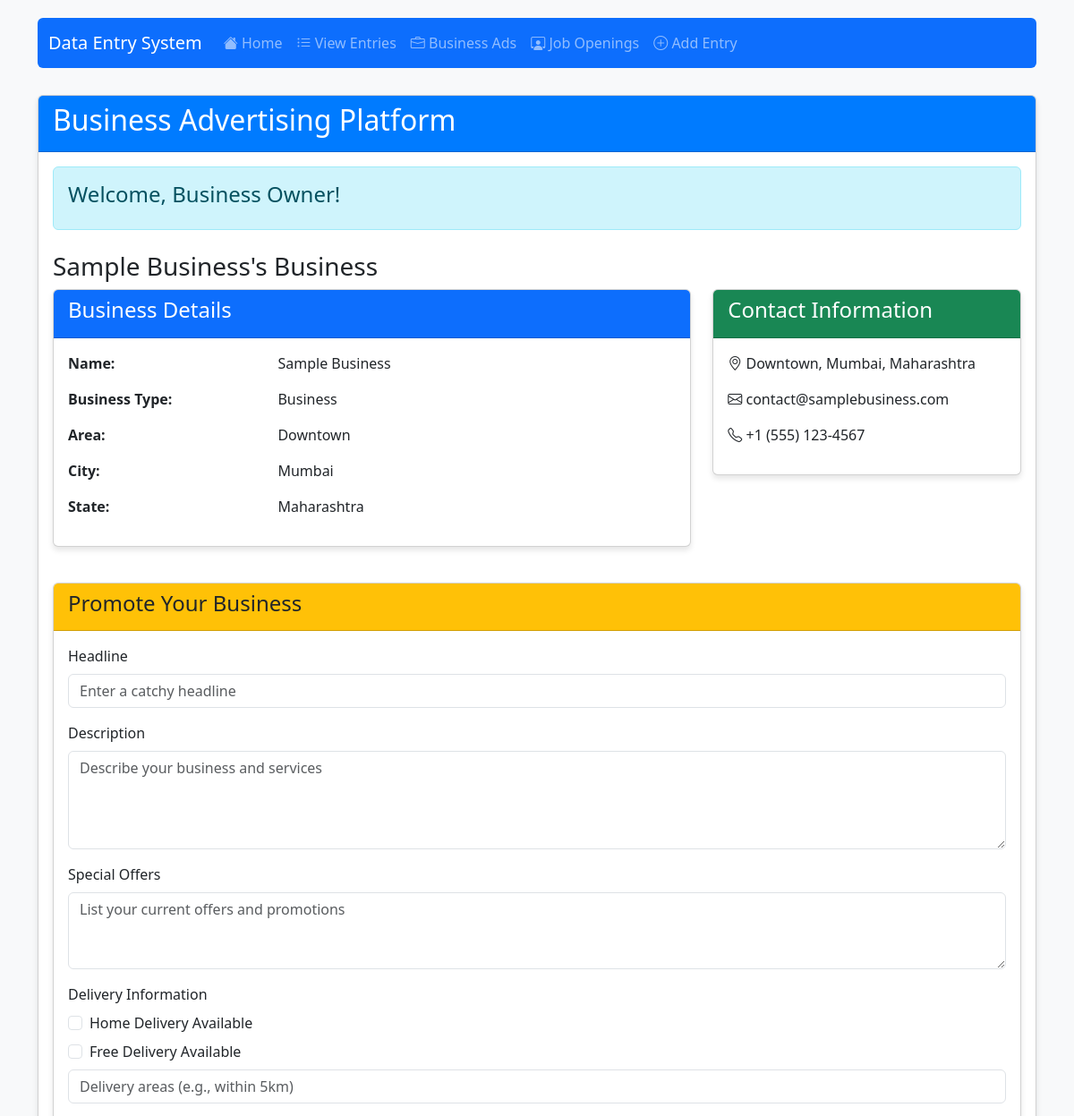
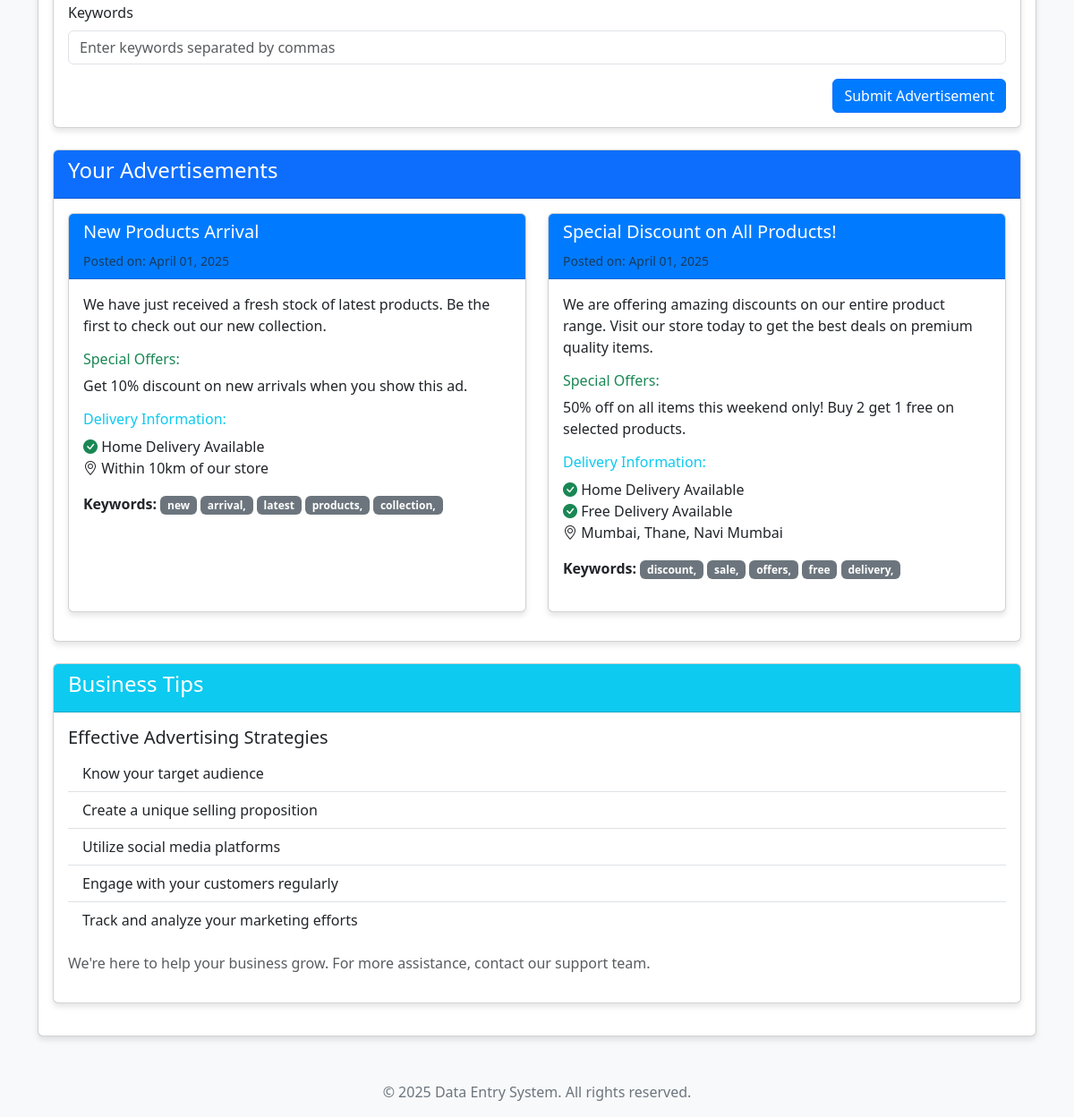
/business/3/ad/, run on the app's committed database (2 pictures, top to bottom).
### entry_app/models.py (models this page shows, shortened)
class PersonalInfo(models.Model):
    name = models.CharField(max_length=100)
    profession = models.CharField(max_length=100)
    area = models.CharField(max_length=100)
    city = models.CharField(max_length=100)
    state = models.CharField(max_length=100)
    created_at = models.DateTimeField(auto_now_add=True)
    updated_at = models.DateTimeField(auto_now=True)
    def is_business(self):
        return self.profession.lower() == 'business'

class BusinessAd(models.Model):
    business = models.ForeignKey(PersonalInfo, on_delete=models.CASCADE, related_name='ads')
    headline = models.CharField(max_length=200)
    description = models.TextField()
    offers = models.TextField(blank=True, null=True, help_text="Special offers and promotions")
    home_delivery = models.BooleanField(default=False, help_text="Whether home delivery is available")
    free_delivery = models.BooleanField(default=False, help_text="Whether free delivery is available")
    delivery_areas = models.CharField(max_length=200, blank=True, null=True, help_text="Areas where delivery is available")
    keywords = models.CharField(max_length=255)
    created_at = models.DateTimeField(auto_now_add=True)
    updated_at = models.DateTimeField(auto_now=True)

### entry_app/views.py (the view, shortened to what this page needs)
# urls.py: path('business/<int:pk>/ad/', views.business_ad_view, name='business_ad'),
def business_ad_view(request, pk):
    business = get_object_or_404(PersonalInfo, pk=pk)
    if not business.is_business():
        messages.warning(request, "This feature is only available for business professionals.")
        return redirect('list_entries')
    ads = BusinessAd.objects.filter(business=business).order_by('-created_at')
    context = {
        'business': business,
        'ads': ads
    }
    return render(request, 'entry_app/business_ad.html', context)

### entry_app/templates/entry_app/business_ad.html (shortened to what this page needs)
{% extends 'entry_app/base.html' %}
{% block content %}
<div class="card">
    <div class="card-header">
        <h2>Business Advertising Platform</h2>
    </div>
    <div class="card-body">
        <div class="alert alert-info mb-4">
            <h4 class="alert-heading">Welcome, Business Owner!</h4>
        </div>
        <div class="business-profile mb-4">
            <h3>{{ business.name }}'s Business</h3>
            <div class="row">
                <div class="col-md-8">
                    <div class="card mb-3">
                        <div class="card-header bg-primary text-white">
                            <h4>Business Details</h4>
                        </div>
                        <div class="card-body">
                            <div class="row mb-3">
                                <div class="col-md-4 fw-bold">Name:</div>
                                <div class="col-md-8">{{ business.name }}</div>
                            </div>
                            <div class="row mb-3">
                                <div class="col-md-4 fw-bold">Business Type:</div>
                                <div class="col-md-8">{{ business.profession }}</div>
                            </div>
                            <div class="row mb-3">
                                <div class="col-md-4 fw-bold">Area:</div>
                                <div class="col-md-8">{{ business.area }}</div>
                            </div>
                            <div class="row mb-3">
                                <div class="col-md-4 fw-bold">City:</div>
                                <div class="col-md-8">{{ business.city }}</div>
                            </div>
                            <div class="row mb-3">
                                <div class="col-md-4 fw-bold">State:</div>
                                <div class="col-md-8">{{ business.state }}</div>
                            </div>
                        </div>
                    </div>
                </div>
                <div class="col-md-4">
                    <div class="card">
                        <div class="card-header bg-success text-white">
                            <h4>Contact Information</h4>
                        </div>
                        <div class="card-body">
                            <p><i class="bi bi-geo-alt"></i> {{ business.area }}, {{ business.city }}, {{ business.state }}</p>
                            <p><i class="bi bi-envelope"></i> contact@{{ business.name|lower|cut:" " }}.com</p>
                            <p><i class="bi bi-telephone"></i> +1 (555) 123-4567</p>
                        </div>
                    </div>
                </div>
            </div>
        </div>
        <div class="business-ad mb-4">
            <div class="card">
                <div class="card-header bg-warning text-dark">
                    <h4>Promote Your Business</h4>
                </div>
                <div class="card-body">
                    <form method="post" action="{% url 'business_ad' business.id %}">
                        <div class="mb-3">
                            <label for="ad_headline" class="form-label">Headline</label>
                            <input type="text" class="form-control" id="ad_headline" name="ad_headline" placeholder="Enter a catchy headline">
                        </div>
                        <div class="mb-3">
                            <label for="ad_description" class="form-label">Description</label>
                            <textarea class="form-control" id="ad_description" name="ad_description" rows="4" placeholder="Describe your business and services"></textarea>
                        </div>
                        <div class="mb-3">
                            <label for="ad_offers" class="form-label">Special Offers</label>
                            <textarea class="form-control" id="ad_offers" name="ad_offers" rows="3" placeholder="List your current offers and promotions"></textarea>
                        </div>
                        <div class="mb-3">
                            <label for="ad_delivery" class="form-label">Delivery Information</label>
                            <div class="form-check mb-2">
                                <input class="form-check-input" type="checkbox" id="home_delivery" name="home_delivery">
                                <label class="form-check-label" for="home_delivery">
                                    Home Delivery Available
                                </label>
                            </div>
                            <div class="form-check mb-2">
                                <input class="form-check-input" type="checkbox" id="free_delivery" name="free_delivery">
                                <label class="form-check-label" for="free_delivery">
                                    Free Delivery Available
                                </label>
                            </div>
                            <input type="text" class="form-control mt-2" id="delivery_areas" name="delivery_areas" placeholder="Delivery areas (e.g., within 5km)">
                        </div>
                        <div class="mb-3">
                            <label for="ad_keywords" class="form-label">Keywords</label>
                            <input type="text" class="form-control" id="ad_keywords" name="ad_keywords" placeholder="Enter keywords separated by commas">
                        </div>
                        <div class="d-grid gap-2 d-md-flex justify-content-md-end">
                            <button type="submit" class="btn btn-primary">Submit Advertisement</button>
                        </div>
                    </form>
                </div>
            </div>
        </div>
        {% if ads %}
        <div class="your-ads mb-4">
            <div class="card">
                <div class="card-header bg-primary text-white">
                    <h4>Your Advertisements</h4>
                </div>
                <div class="card-body">
                    <div class="row">
                        {% for ad in ads %}
                        <div class="col-md-6 mb-3">
                            <div class="card h-100">
                                <div class="card-header">
                                    <h5>{{ ad.headline }}</h5>
                                    <small class="text-muted">Posted on: {{ ad.created_at|date:"F d, Y" }}</small>
                                </div>
                                <div class="card-body">
                                    <p>{{ ad.description }}</p>
                                    {% if ad.offers %}
                                    <div class="mb-3">
                                        <h6 class="text-success">Special Offers:</h6>
                                        <p>{{ ad.offers }}</p>
                                    </div>
                                    {% endif %}
                                    {% if ad.home_delivery or ad.free_delivery %}
                                    <div class="mb-3">
                                        <h6 class="text-info">Delivery Information:</h6>
                                        <ul class="list-unstyled">
                                            {% if ad.home_delivery %}
                                            <li><i class="bi bi-check-circle-fill text-success"></i> Home Delivery Available</li>
                                            {% endif %}
                                            {% if ad.free_delivery %}
                                            <li><i class="bi bi-check-circle-fill text-success"></i> Free Delivery Available</li>
                                            {% endif %}
                                            {% if ad.delivery_areas %}
                                            <li><i class="bi bi-geo-alt"></i> {{ ad.delivery_areas }}</li>
                                            {% endif %}
                                        </ul>
                                    </div>
                                    {% endif %}
                                    <div class="mt-2">
                                        <strong>Keywords:</strong>
                                        {% for keyword in ad.keywords.split|slice:":5" %}
                                        <span class="badge bg-secondary">{{ keyword }}</span>
                                        {% endfor %}
                                    </div>
                                </div>
                            </div>
                        </div>
                        {% endfor %}
                    </div>
                </div>
            </div>
        </div>
        {% endif %}
        <div class="business-tips">
            <div class="card">
                <div class="card-header bg-info text-white">
                    <h4>Business Tips</h4>
                </div>
                <div class="card-body">
                    <h5>Effective Advertising Strategies</h5>
                    <ul class="list-group list-group-flush mb-3">
                        <li class="list-group-item">Know your target audience</li>
                        <li class="list-group-item">Create a unique selling proposition</li>
                        <li class="list-group-item">Utilize social media platforms</li>
                        <li class="list-group-item">Engage with your customers regularly</li>
                        <li class="list-group-item">Track and analyze your marketing efforts</li>
                    </ul>
                    <p class="text-muted">We're here to help your business grow. For more assistance, contact our support team.</p>
                </div>
            </div>
        </div>
    </div>
</div>
{% endblock %}

### entry_app/templates/entry_app/base.html (style rules this page uses)
body { padding-top: 20px; background-color: #f8f9fa; }
.card { margin-bottom: 20px; box-shadow: 0 4px 6px rgba(0,0,0,0.1); }
.card-header { background-color: #007bff; color: white; }
.btn-primary { background-color: #007bff; }

### data on the page
PersonalInfo: name "Sample Business", profession "Business", area "Downtown", city "Mumbai", state "Maharashtra", name "samplebusiness"
BusinessAd: headline "New Products Arrival", created_at "April 01, 2025", description "We have just received a fresh stock of latest products. Be the first to check out our new collection.", offers "Get 10% discount on new arrivals when you show this ad.", home_delivery True (drawn), delivery_areas "Within 10km of our store", split "new" "arrival," "latest" "products," "collection,"
BusinessAd: headline "Special Discount on All Products!", created_at "April 01, 2025", description "We are offering amazing discounts on our entire product range. Visit our store today to get the best deals on premium quality items.", offers "50% off on all items this weekend only! Buy 2 get 1 free on selected products.", home_delivery True (drawn), free_delivery True (drawn), delivery_areas "Mumbai, Thane, Navi Mumbai", split "discount," "sale," "offers," "free" "delivery,"
